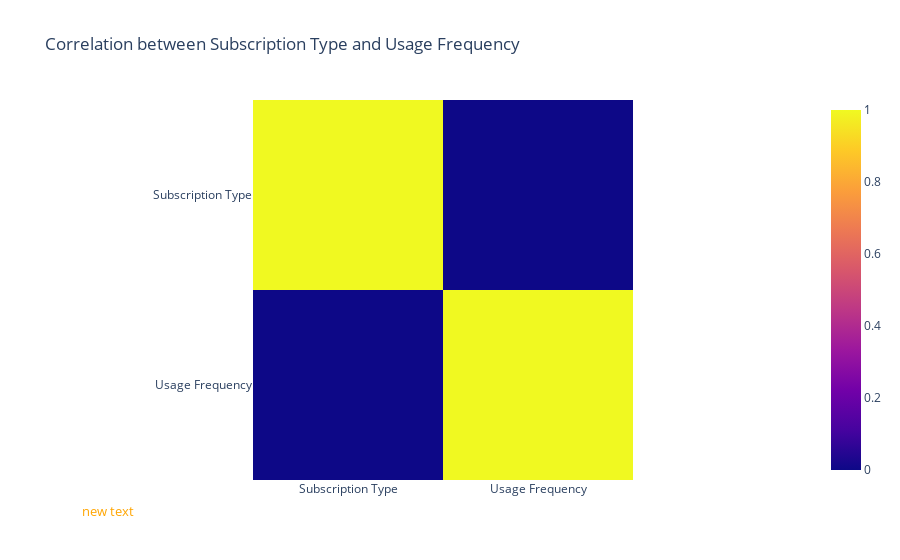

Here is the notebook cell this chart was saved with:
### Code cell
df['Subscription Type'] = df['Subscription Type'].astype('category').cat.codes

# converts the "Subscription Type" column in your DataFrame df to a categorical type and then assigns
# unique numeric codes to each category. This is done to prepare the data for correlation calculation

correlation = df[['Subscription Type', 'Usage Frequency']].corr()

# it calculates the correlation between the "Subscription Type" and "Usage Frequency"

fig = px.imshow(correlation, title='Correlation between Subscription Type and Usage Frequency')

# it use Plotly Express to create an image (heatmap) of the correlation matrix. 
# The correlation DataFrame is used as input data for the heatmap, and the title is 
# set as "Correlation between Subscription Type and Usage Frequency."

fig.add_annotation(dict(font=dict(color='orange',size=13),
                                    x=0,
                                    y=-0.11,
                                    showarrow=False,
                                    textangle=0,
                                    xanchor='left',
                                    xref="paper",
                                    yref="paper"))

# The annotation is placed at a specific position defined by x and y coordinates, 
# and it is not accompanied by an arrow

fig.show()


# heatmap plot using Plotly Express (px.imshow)
# heatmap is a graphical representation of data where individual values are represented as colors.

### Figure 1 — Plotly figure (JSON) as saved in the notebook; plotly's stock layout.template omitted (floating-point values rounded to 4 significant figures)
{"data": [{"coloraxis": "coloraxis", "hovertemplate": "x: %{x}<br>y: %{y}<br>color: %{z}<extra></extra>", "name": "0", "type": "heatmap", "x": ["Subscription Type", "Usage Frequency"], "xaxis": "x", "y": ["Subscription Type", "Usage Frequency"], "yaxis": "y", "z": [[1, -0.0006495], [-0.0006495, 1]]}], "layout": {"annotations": [{"font": {"color": "orange", "size": 13}, "showarrow": false, "textangle": 0, "x": 0, "xanchor": "left", "xref": "paper", "y": -0.11, "yref": "paper"}], "coloraxis": {"colorscale": [[0, "#0d0887"], [0.1111, "#46039f"], [0.2222, "#7201a8"], [0.3333, "#9c179e"], [0.4444, "#bd3786"], [0.5556, "#d8576b"], [0.6667, "#ed7953"], [0.7778, "#fb9f3a"], [0.8889, "#fdca26"], [1, "#f0f921"]]}, "title": {"text": "Correlation between Subscription Type and Usage Frequency"}, "xaxis": {"anchor": "y", "constrain": "domain", "domain": [0, 1], "scaleanchor": "y"}, "yaxis": {"anchor": "x", "autorange": "reversed", "constrain": "domain", "domain": [0, 1]}}}
